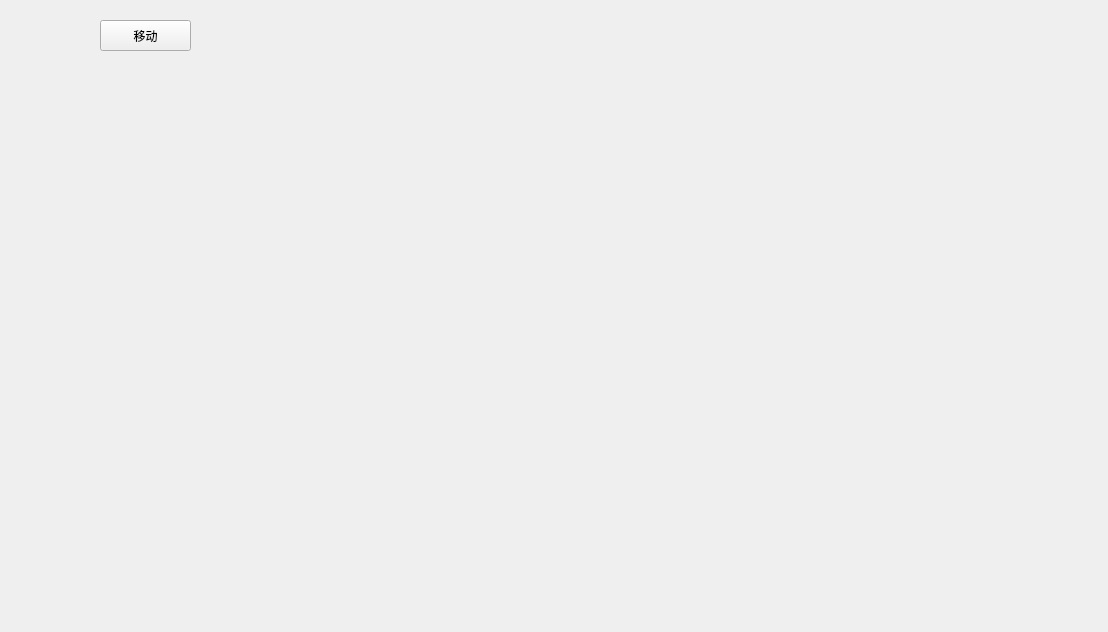
<?xml version="1.0" encoding="UTF-8"?>
<ui version="4.0">
 <class>Widget</class>
 <widget class="QWidget" name="Widget">
  <property name="geometry">
   <rect>
    <x>0</x>
    <y>0</y>
    <width>1108</width>
    <height>632</height>
   </rect>
  </property>
  <property name="windowTitle">
   <string>Widget</string>
  </property>
  <widget class="QPushButton" name="pushButton">
   <property name="geometry">
    <rect>
     <x>100</x>
     <y>20</y>
     <width>91</width>
     <height>31</height>
    </rect>
   </property>
   <property name="text">
    <string>移动</string>
   </property>
  </widget>
 </widget>
 <layoutdefault spacing="6" margin="11"/>
 <resources/>
 <connections/>
</ui>
